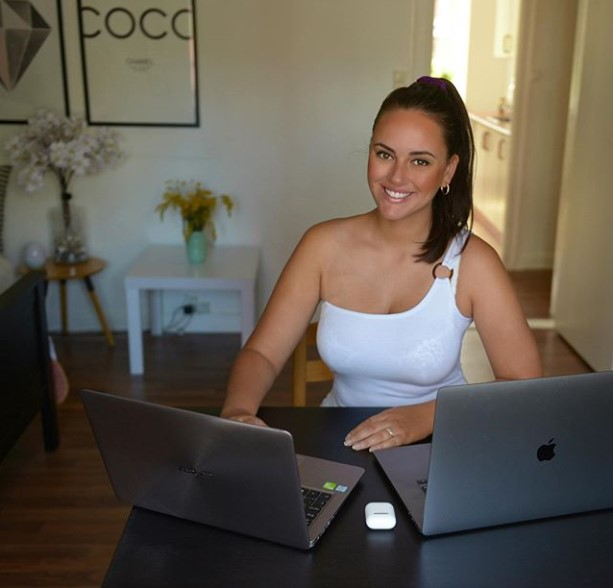
#> input picture Resources/test.jpg, 613 x 588 px
$ python __init__.py
#> lines starting #> are read from the running program, lines starting #| are printed output that depends on the picture; after the words box and inside, x2 and y2 are one past the last pixel; in counts of white or black regions, pixels touching at a corner belong together
# basic functions
import cv2
import numpy as np
print("chapter 2 - image filters")

img = cv2.imread("./../Resources/test.jpg")
#> img is the input picture: shape (588, 613, 3); mean B, G, R 81, 91.8, 99.3
kernal = np.ones((5,5),np.uint8)

imgeGray = cv2.cvtColor(img,cv2.COLOR_BGR2GRAY)
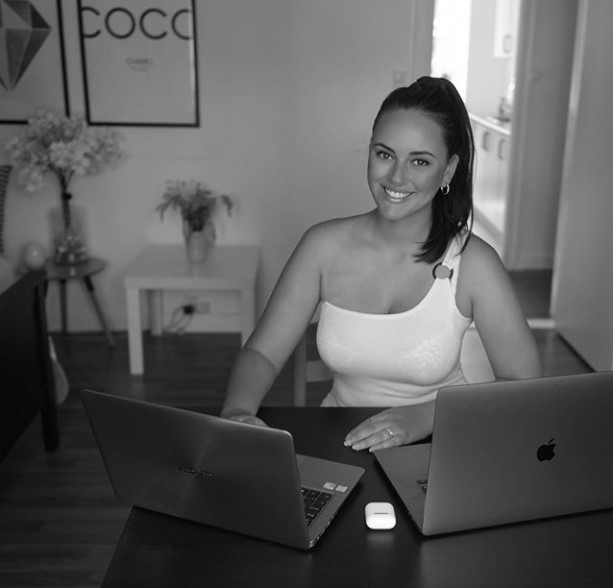
#> imgeGray: shape (588, 613); min 0, max 255, mean 92.8
imgBlur = cv2.GaussianBlur(img,(9,9),0)
imgCanny = cv2.Canny(img,150,200) #source black white
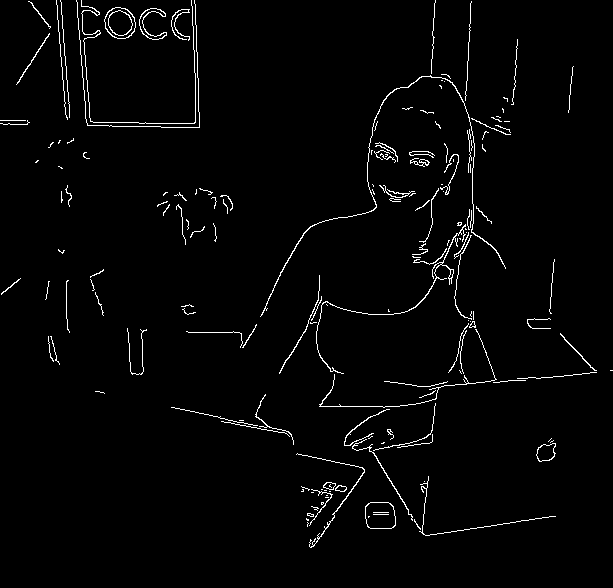
#> imgCanny: shape (588, 613); 2.2% white in thin lines or dots
imgDialation = cv2.dilate(imgCanny,kernal,iterations=1)
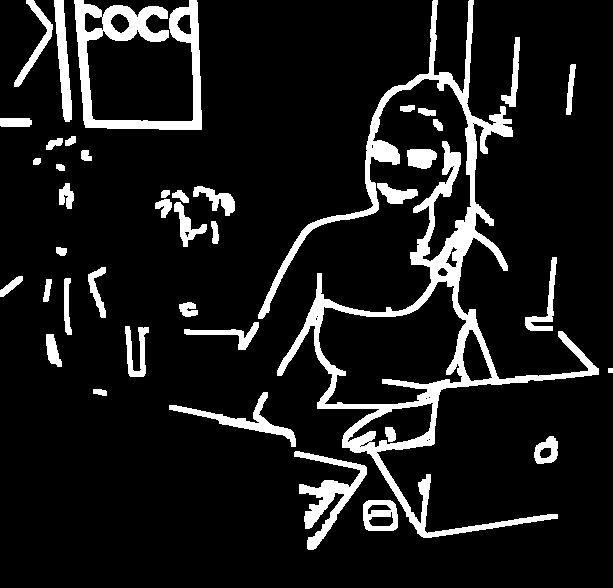
#> imgDialation: shape (588, 613); 10.8% white; 41 white regions, largest, box (x1, y1, x2, y2) and area: (258, 0, 599, 538) 18717, (74, 0, 202, 130) 5466, (294, 451, 367, 550) 2169
imgEroded = cv2.erode(imgDialation,kernal,iterations=1)
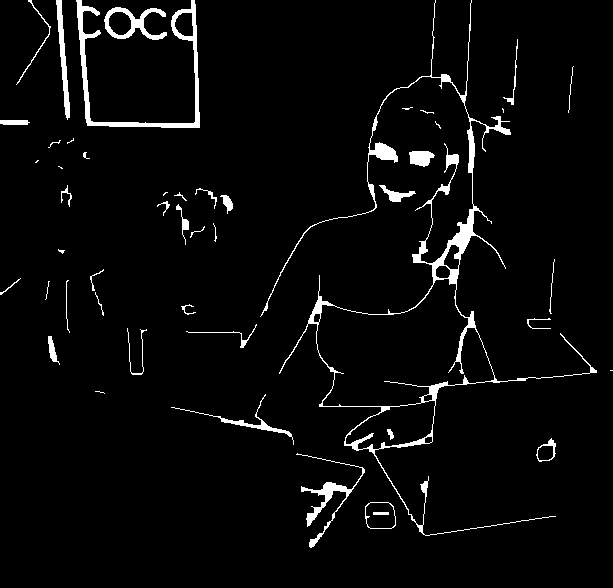
#> imgEroded: shape (588, 613); 3.7% white; 48 white regions (11 under 20 px), largest, box (x1, y1, x2, y2) and area: (260, 0, 597, 536) 5857, (76, 0, 200, 128) 2053, (296, 453, 365, 548) 817

cv2.imshow("Original",img)
cv2.imshow("Gray",imgeGray)
cv2.imshow("GausianBlur",imgBlur)
cv2.imshow("Canny",imgCanny)
cv2.imshow("Dilate",imgDialation)
cv2.imshow("Erode",imgEroded)
cv2.waitKey(0)
